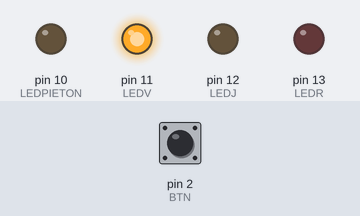
This sketch was run on a simulated Arduino Uno, built with avr-gcc and run on an emulated ATmega328P. Shown: output pins drawn as LEDs (lit = HIGH). Dashed ring = blinking. The test bench sets the inputs (shaded band); at power-on: pin 2 (BTN) HIGH.

Above: at 10.8 s.
10.9 s: pin 2 (BTN) pulled LOW for 0.15 s
At 15.3 s:
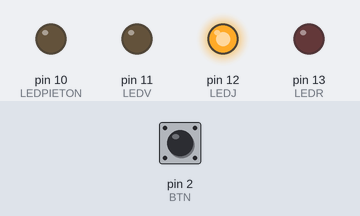
At 20.75 s:
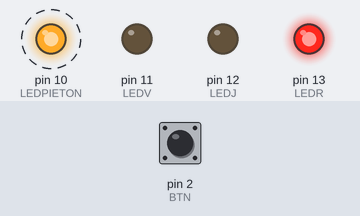
Timing chart, 0 to 22.5 s (numbered marks = the images above; inputs shaded):
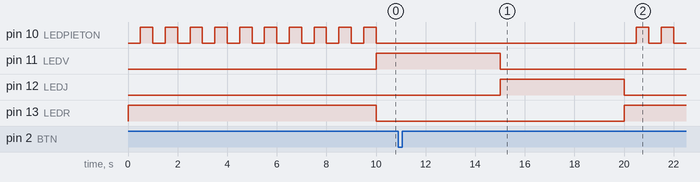

Measured:
- after the input at 10.9 s, pin 10 (LEDPIETON): alternates HIGH for 0.50 s and LOW for 0.50 s, starting after 9.6 s
- by itself, pin 10 (LEDPIETON): alternates HIGH for 0.50 s and LOW for 0.50 s

The sketch:

TrafficLightProject.ino
```cpp
#define LEDR 13
#define LEDJ 12
#define LEDV 11
#define LEDPIETON 10
#define BTN 2

unsigned long duration_rouge = 15000;
unsigned long duration_jaune = 5000;
unsigned long duration_vert = 15000;
unsigned long tempsActuel = millis();
unsigned long tempsReset = 0;
bool pietonDemande = true;

enum Etatfeu {
  FEUROUGE,
  FEUJAUNE,
  FEUVERT
};

Etatfeu etatActuel = FEUROUGE;

void pieton()
{
  digitalWrite(LEDV, LOW);
  digitalWrite(LEDR, HIGH);
  digitalWrite(LEDJ, LOW);
  for (int i = 0; i < 10; i++) {
    unsigned long t1 = millis();
    while (millis() - t1 < 500);  // 250 ms off
    digitalWrite(LEDPIETON, HIGH);

    unsigned long t2 = millis();
    while (millis() - t2 < 500);  // 250 ms on
    digitalWrite(LEDPIETON, LOW);
  }
  etatActuel = FEUVERT;
  tempsReset = tempsActuel;
}

void feu_rouge() {
  if(digitalRead(BTN) == LOW)
  {
    pietonDemande = true;
  }
  if(pietonDemande)
  {
    pieton();
    pietonDemande = false;
  }
  digitalWrite(LEDV, LOW);
  digitalWrite(LEDJ, LOW);
  digitalWrite(LEDR, HIGH);
  digitalWrite(LEDPIETON, LOW);
  if((tempsActuel - tempsReset) >= duration_rouge)
  {
    etatActuel = FEUVERT;
    tempsReset = tempsActuel;
  }
}

void feu_jaune() {
  if(digitalRead(BTN) == LOW)
  {
    pietonDemande = true;
  }
  digitalWrite(LEDV, LOW);
  digitalWrite(LEDR, LOW);
  digitalWrite(LEDJ, HIGH);
  digitalWrite(LEDPIETON, LOW);
  if((tempsActuel - tempsReset) >= duration_jaune)
  {
    etatActuel = FEUROUGE;
    tempsReset = tempsActuel;
  }
}

void feu_vert() {
  if(digitalRead(BTN) == LOW)
  {
    pietonDemande = true;
  }
  digitalWrite(LEDR, LOW);
  digitalWrite(LEDJ, LOW);
  digitalWrite(LEDV, HIGH);
  digitalWrite(LEDPIETON, LOW);
  if((tempsActuel - tempsReset) >= duration_vert)
  {
    etatActuel = FEUJAUNE;
    tempsReset = tempsActuel;
  }
}


void setup() {
  // put your setup code here, to run once:
  Serial.begin(9600);
  pinMode(LEDR, OUTPUT);
  pinMode(LEDJ, OUTPUT);
  pinMode(LEDV, OUTPUT);
  pinMode(LEDPIETON, OUTPUT);
  pinMode(BTN, INPUT_PULLUP);
}

void loop() {
  // put your main code here, to run repeatedly:
  tempsActuel = millis();
  switch(etatActuel) {
    case FEUROUGE:
      feu_rouge();
    break;
    case FEUJAUNE:
      feu_jaune();
    break;
    case FEUVERT:
      feu_vert();
    break;
  }
}
```
